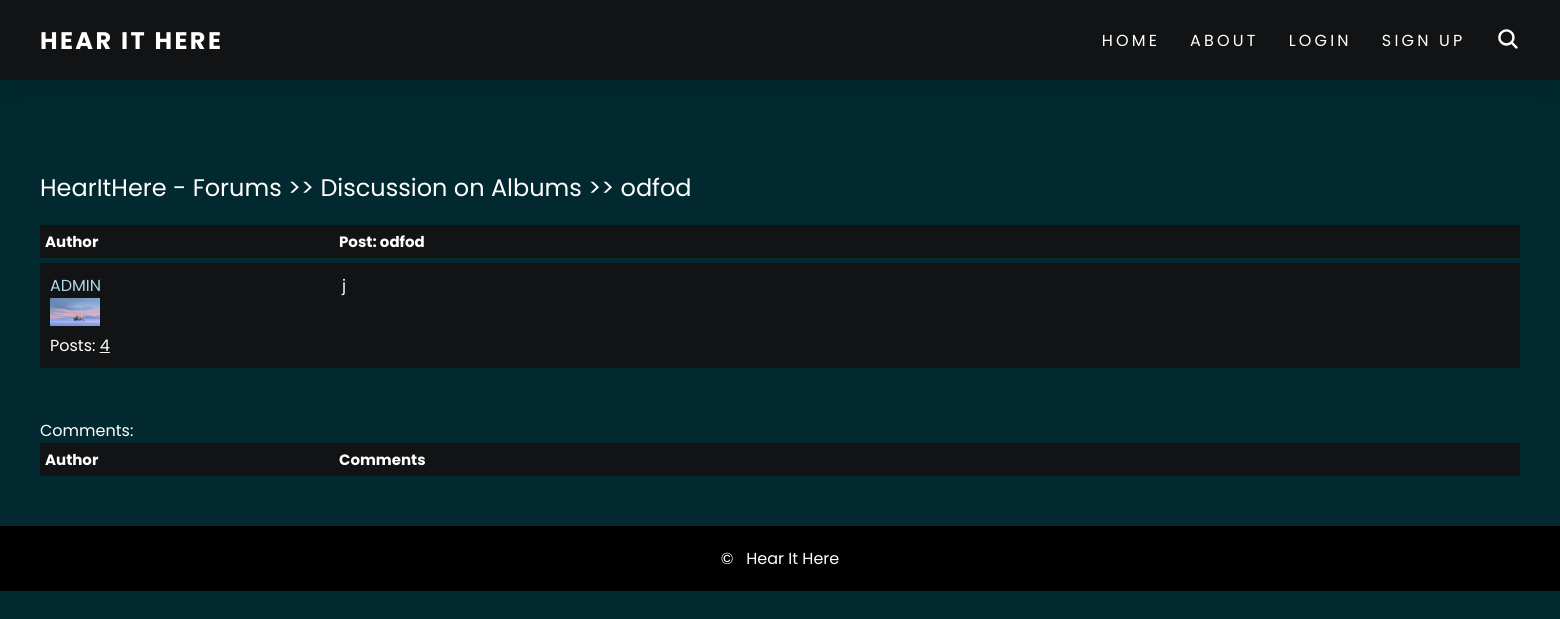
/forum/3/21/, run on the app's committed database.
### forum/models.py (models this page shows, shortened)
class Post(models.Model):
    title = models.CharField(max_length=100, unique=True, null=False)
    description = models.TextField(null=False)
    time = models.DateTimeField(auto_now_add=True)
    user = models.ForeignKey(CustomUser, on_delete=models.CASCADE)
    category = models.ForeignKey(Category, on_delete=models.CASCADE)

class Category(models.Model):
    title = models.CharField(max_length=50, unique=True, null=False)
    content = models.CharField(max_length=500, null=True)

### account/models.py (models this page shows, shortened)
class CustomUser(AbstractBaseUser, PermissionsMixin):
    email = models.EmailField(max_length=255, null=False, unique=True)
    username = models.CharField(max_length=50, null=False, unique=True)
    date_joined = models.DateTimeField(auto_now_add=True)
    is_staff = models.BooleanField(default=False)
    is_active = models.BooleanField(default=False)
    is_mod = models.BooleanField(default=False)
    USERNAME_FIELD = 'username'
    REQUIRED_FIELDS = ['email']
    objects = CustomUserManager()

class Profile(models.Model):
    user = models.OneToOneField(CustomUser, on_delete=models.CASCADE)
    name = models.CharField(max_length=30, blank=True)
    bio = models.TextField(default='Hello, I am new', max_length=100, blank=True)
    image = models.ImageField(default='images/default.png', upload_to='images/', null=True, verbose_name="Icon:")

### forum/views.py (the view)
# urls.py: path('<int:category_id>/<int:post_id>/', views.view_post, name='view_post'),
def view_post(request, category_id, post_id):
    post = get_object_or_404(Post, id=post_id)
    comments = Comment.objects.filter(post_id=post_id)
    if request.method == 'POST':
        form = CommentForm(request.POST)
        if form.is_valid():
            comment = form.save(commit=False)
            comment.post = post
            comment.user = request.user
            comment.save()
            return redirect('forum:view_post', category_id=category_id, post_id=post_id)
    else:
        form = CommentForm()
    return render(request, 'forum/detail.html', {'post': post, 'form': form, 'comments': comments})

### forum/templates/forum/detail.html (shortened to what this page needs)
{% extends 'templates/base.html' %}
{% block content %}
    <div class = "container">
        <div class = "navigate">
            <span><a href="{% url 'forum:posts' category_id=post.category.id %}">
                HearItHere - Forums >> {{ post.category.title }} >> {{ post.title }}</a></span>
        </div>
        <div class = "topic-container">
            <div class = "head">
                <div class = "authors">Author</div>
                <div class = "content">Post: {{ post.title }}</div>
            </div>
            <div class = "body">
                <div class = "authors">
                    <div class = "User"><a href="{%  url 'account:profile' username=post.user.username %}">
                        {{ post.user.username }}</a></div><img src="{{ post.user.profile.image.url }}" alt="">
                    <div>Posts: <u>{{ post.user.post_set.count }}</u></div>
                </div>
                <div class = "content">
                    {{ post.description }}
                </div>
            </div>
        </div>
        <div class = "comments-container">
            Comments:
            <br>
            <div class = "head">
                <div class = "authors">Author</div>
                <div class = "content">Comments</div>
            </div>
        </div>
    </div>
{% endblock %}

### static/css/style.css (style rules this page uses)
* { margin: 0; padding: 0; box-sizing: border-box; font-family: 'Poppins'; }
body { min-height: 100vh; background: rgb(2, 41, 48) 100%; overflow-x: hidden; color: #fff; }
a { color: #fff; text-decoration: none; }
.container { margin: 0 20px; padding-bottom: 20px !important; padding: 0 20px; }
.User a, .AnotherUser a { color: lightblue; text-transform: uppercase; }
.navigate { margin-block: 20px; font-weight: lighter; font-size: 24px; }
.navigate a { color: #fff; font-weight: bolder; }
.head { display: flex; background-color: #111314; padding: 5px; color: #fff; font-weight: bold; font-size: 15px; }
.authors { flex: 20%; }
.content { flex: 80%; }
.body { display: flex; background-color: #111314; color: #fff; padding: 10px; margin-top: 5px; }
.body .authors img { max-width: 50px; max-height: 80px; }
.comments-container { margin-top: 50px; }

### data on the page
Post: category "Discussion on Albums", title "odfod", user.username "ADMIN", user.profile.image (picture), user.post_set.count "4", description "j"
